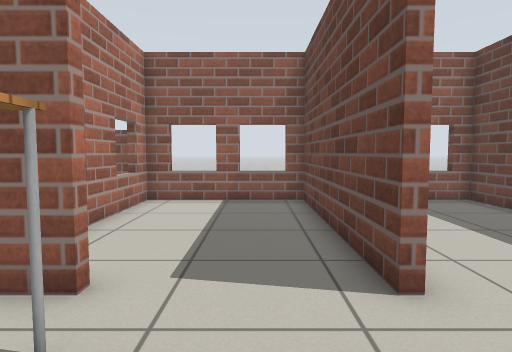
[1] (above)

12 first-person views from a walk through a world built for the Gazebo simulator. The camera is 0.82 m above the floor, tilts 4° down and sees 75° across. The floor is counted in squares, 0.5 m on a side. Each view is taken from the middle of a square. On the plan, view 1 faces up. The plan holds only what a view shows up to about 16 squares ahead; the rest is blank. Robots are left out. Gazebo's built-in surfaces are drawn with simple patterns.

[2]
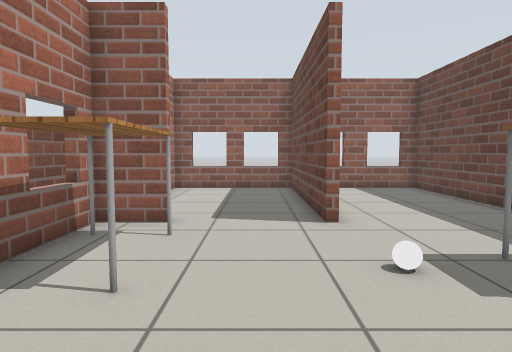

[3]
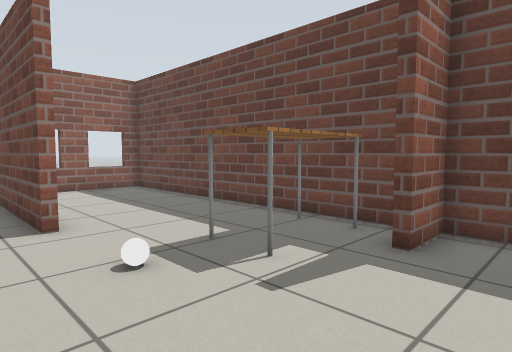

[4]
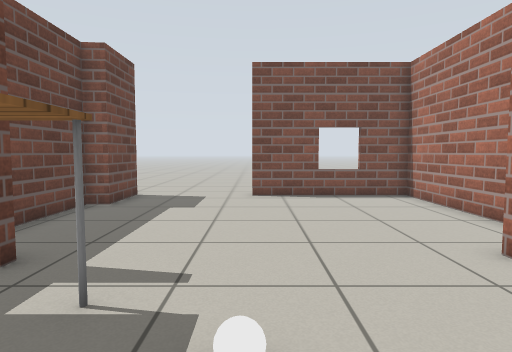

[5]
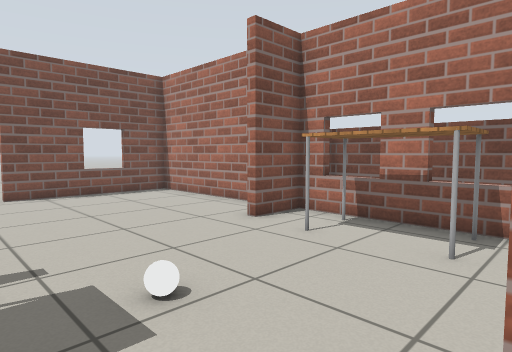

[6]
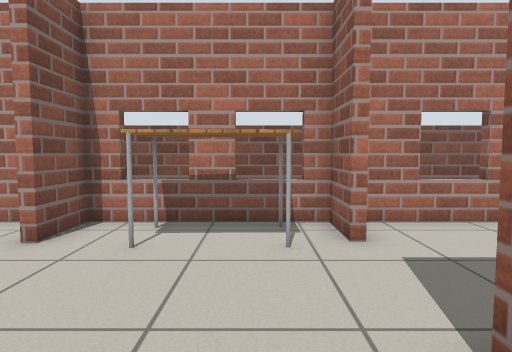

[7]
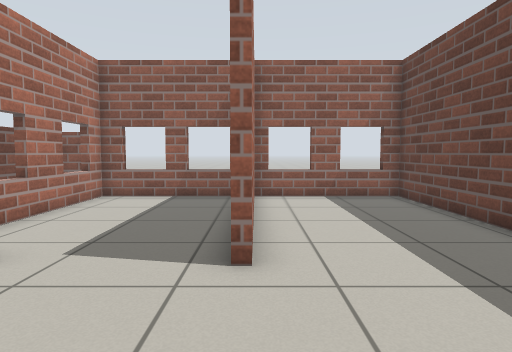

[8]
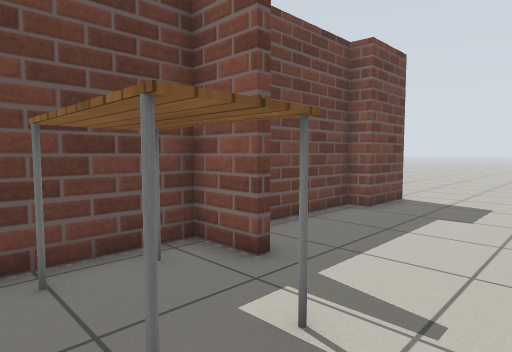

[9]
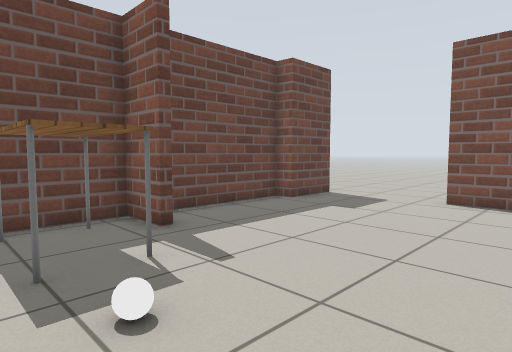

[10]
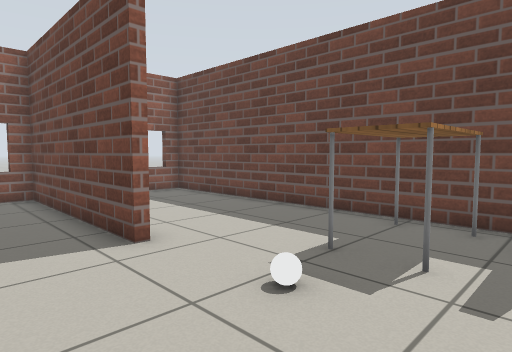

[11]
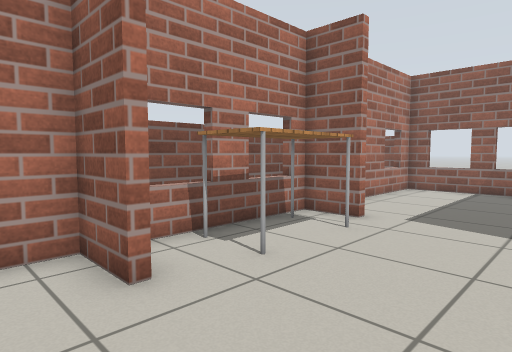

[12]
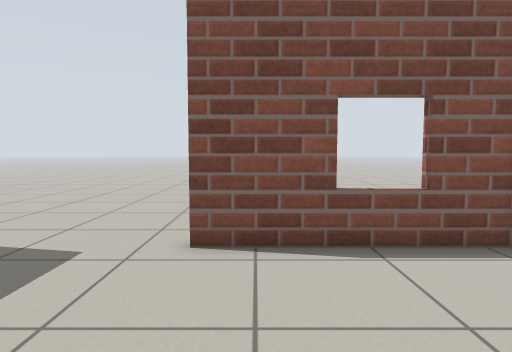

### Floor plan
Points are (right, up) in squares from view 1. A wall is a line through its corners. A room is listed if a view was taken in it or the views show most of it. See-through windows are left out.
Room 1 (views 1, 2, 3, 4, 5, 6, 7, 8, 9, 10, 11, 12)
walls: (1.6, 3.6) (1.6, 11.4) (-3.8, 11.4) (-3.8, 4.5); (5.6, -1.7) (7.3, -1.7) (7.3, -0.5); (1.9, 4.4) (1.9, 3.6); (7.3, 0.5) (7.3, 11.4) (1.9, 11.4); (-2, 4.1) (-2, 3.7) (-3.8, 3.7) (-3.8, -2) (-2, -2) (-2, -2.3) (-3.8, -2.3) (-3.8, -9.7) (2.2, -9.7); (7.3, -7.4) (7.3, -2) (5.6, -2); (6.6, -10) (6.6, -7.5)
ways out: opening at (2, -11); opening at (7, -10.5)
objects: table (-3, 0) to (-2, 2); white ball (2, 1); table (4, 0) to (7, 1)

Where each view was taken, in squares from view 1:
view 1: 0 up, 0 right, facing up
view 2: 4 down, 0 right, facing up
view 3: 4 down, 0 right, facing up-right
view 4: 3 up, 2 right, facing down
view 5: 4 up, 4 right, facing down-left
view 6: 2 up, 4 right, facing left
view 7: 1 down, 2 right, facing up
view 8: 2 up, 2 right, facing down-right
view 9: 2 up, 1 left, facing down-right
view 10: 2 down, 1 left, facing up-right
view 11: 4 down, 2 right, facing up-left
view 12: 4 down, 1 right, facing down
